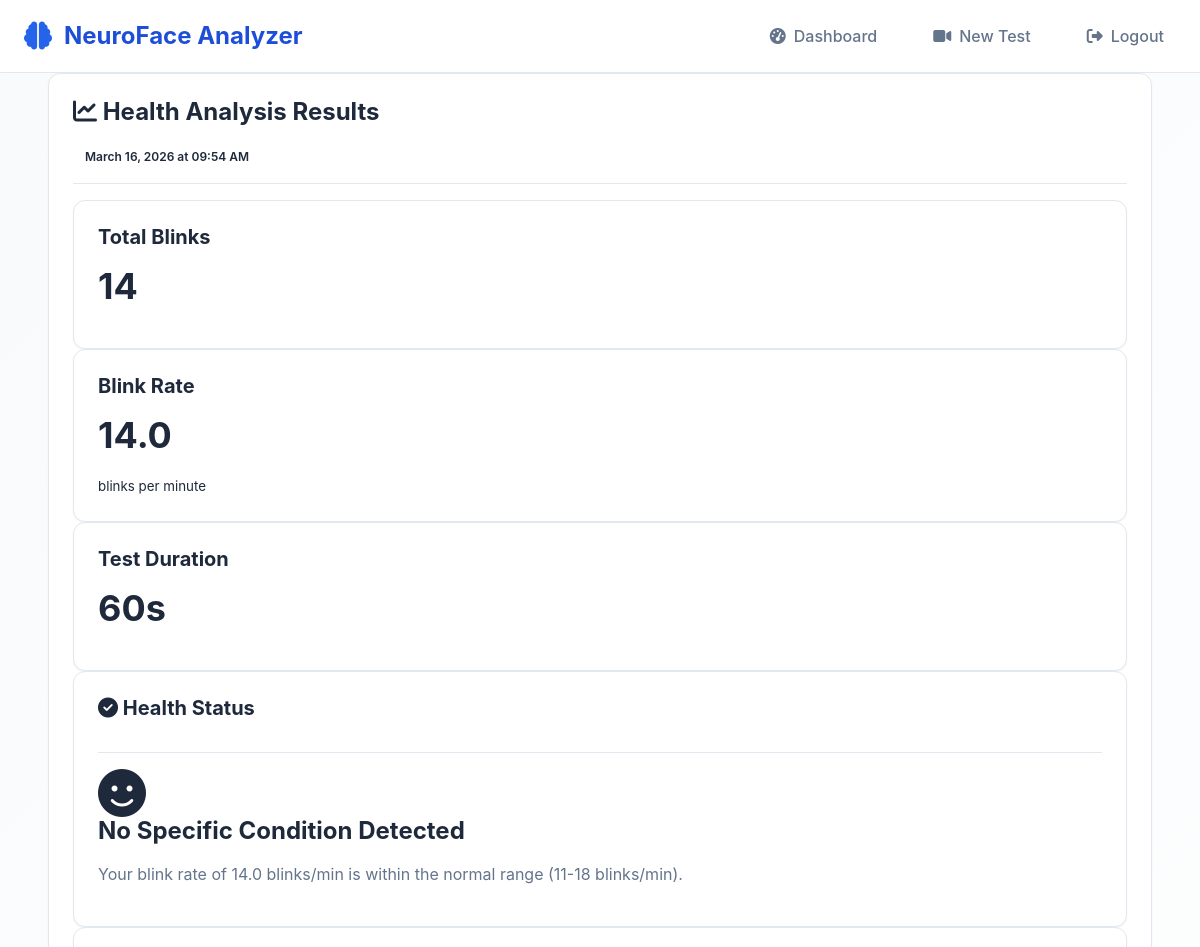
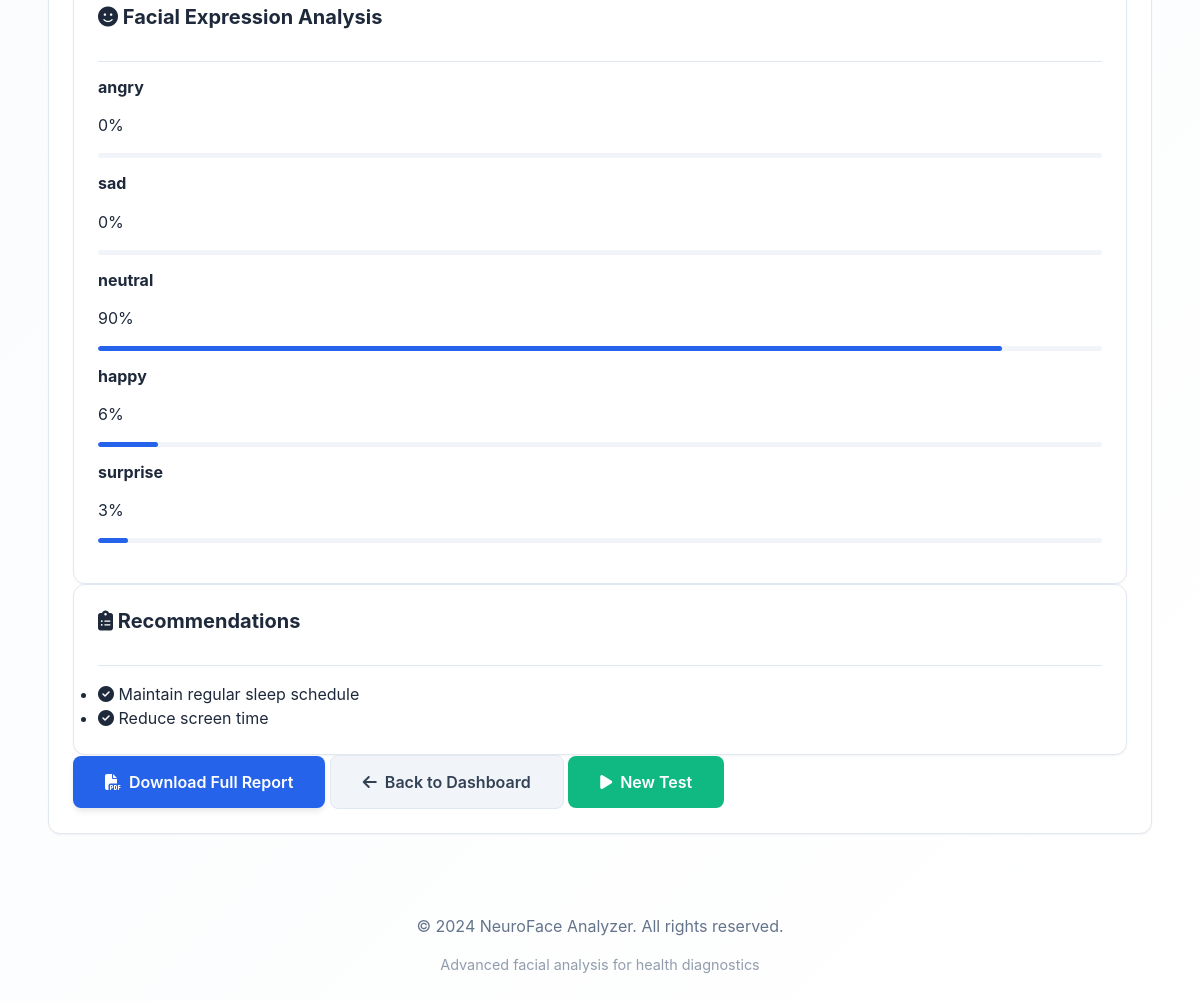
Page /results/1 (signed in) on the committed database (2 pictures, top to bottom).
### models.py (models this page shows)
class TestResult(db.Model):
    __tablename__ = 'test_results'
    id = db.Column(db.Integer, primary_key=True)
    user_id = db.Column(db.Integer, db.ForeignKey('users.id'), nullable=False)
    blink_count = db.Column(db.Integer, default=0)
    blink_rate = db.Column(db.Float, default=0.0)
    micro_expressions = db.Column(db.Text)  # JSON string
    conditions = db.Column(db.Text)  # JSON string
    confidence_scores = db.Column(db.Text)  # JSON string
    recommendations = db.Column(db.Text)  # JSON string
    facial_asymmetry = db.Column(db.Float, default=0.0)
    expression_variability = db.Column(db.Float, default=0.0)
    test_duration = db.Column(db.Integer, default=60)  # seconds
    test_date = db.Column(db.DateTime, default=datetime.utcnow)

### app.py (the view)
@app.route('/results/<int:result_id>')
@login_required
def results(result_id):
    result = TestResult.query.get_or_404(result_id)
    if result.user_id != current_user.id:
        flash('Access denied.', 'danger')
        return redirect(url_for('dashboard'))
    micro_expressions = json.loads(result.micro_expressions) if result.micro_expressions else {}
    conditions = json.loads(result.conditions) if result.conditions else []
    confidence_scores = json.loads(result.confidence_scores) if result.confidence_scores else {}
    recommendations = json.loads(result.recommendations) if result.recommendations else []
    health_conditions = HealthCondition.query.filter_by(test_result_id=result.id).all()
    return render_template('results.html',
                         result=result,
                         micro_expressions=micro_expressions,
                         conditions=conditions,
                         confidence_scores=confidence_scores,
                         recommendations=recommendations,
                         health_conditions=health_conditions)

### app.py (called while the page is built)
@login_manager.user_loader
def load_user(user_id):
    return User.query.get(int(user_id))

@app.template_filter('fromjson')
def fromjson_filter(value):
    try:
        if isinstance(value, str):
            return json.loads(value)
        return value
    except:
        return []

### templates/results.html (shortened to what this page needs)
    {% set expressions = result.micro_expressions|fromjson %}
    {% set conditions = result.conditions|fromjson %}
    {% set recommendations = result.recommendations|fromjson %}
{% extends "base.html" %}
{% block content %}
<div class="container py-4">
    <div class="row">
        <div class="col-12">
            <div class="card shadow-sm">
                <div class="card-header bg-primary text-white d-flex justify-content-between align-items-center">
                    <h4 class="mb-0">
                        <i class="fas fa-chart-line"></i>
                        Health Analysis Results
                    </h4>
                    <span class="badge bg-light text-dark">
                        {{ result.test_date.strftime('%B %d, %Y at %I:%M %p') }}
                    </span>
                </div>
                <div class="card-body">
                    <div class="row mb-4">
                        <div class="col-md-4">
                            <div class="card bg-light">
                                <div class="card-body text-center">
                                    <h5 class="text-muted">Total Blinks</h5>
                                    <h2 class="display-4">{{ result.blink_count }}</h2>
                                </div>
                            </div>
                        </div>
                        <div class="col-md-4">
                            <div class="card bg-light">
                                <div class="card-body text-center">
                                    <h5 class="text-muted">Blink Rate</h5>
                                    <h2 class="display-4">{{ "%.1f"|format(result.blink_rate) }}</h2>
                                    <small class="text-muted">blinks per minute</small>
                                </div>
                            </div>
                        </div>
                        <div class="col-md-4">
                            <div class="card bg-light">
                                <div class="card-body text-center">
                                    <h5 class="text-muted">Test Duration</h5>
                                    <h2 class="display-4">{{ result.test_duration }}s</h2>
                                </div>
                            </div>
                        </div>
                    </div>
                    <div class="row mb-4">
                        <div class="col-12">
                            {% set conditions = result.conditions|fromjson %}
                            {% set confidence_scores = result.confidence_scores|fromjson %}
                            {% if conditions and conditions[0] != 'No specific condition detected' %}
                                {% set primary_condition = conditions[0] %}
                                {% set confidence = confidence_scores.get(primary_condition, 0) %}
                                <div class="card {% if confidence > 70 %}border-danger{% elif confidence > 50 %}border-warning{% else %}border-info{% endif %}">
                                    <div class="card-header {% if confidence > 70 %}bg-danger{% elif confidence > 50 %}bg-warning{% else %}bg-info{% endif %} text-white">
                                        <h5 class="mb-0">
                                            <i class="fas fa-exclamation-triangle"></i>
                                            Primary Health Indicator
                                        </h5>
                                    </div>
                                    <div class="card-body">
                                        <div class="row align-items-center">
                                            <div class="col-md-8">
                                                <h3>{{ primary_condition }}</h3>
                                                <div class="progress mt-3" style="height: 20px;">
                                                    <div class="progress-bar {% if confidence > 70 %}bg-danger{% elif confidence > 50 %}bg-warning{% else %}bg-info{% endif %}"
                                                         style="width: {{ confidence }}%">
                                                        {{ "%.0f"|format(confidence) }}% Confidence
                                                    </div>
                                                </div>
                                            </div>
                                            <div class="col-md-4 text-center">
                                                <div class="display-1">{{ "%.0f"|format(confidence) }}%</div>
                                                <small class="text-muted">Detection Confidence</small>
                                            </div>
                                        </div>
                                    </div>
                                </div>
                            {% else %}
                                <div class="card border-success">
                                    <div class="card-header bg-success text-white">
                                        <h5 class="mb-0">
                                            <i class="fas fa-check-circle"></i>
                                            Health Status
                                        </h5>
                                    </div>
                                    <div class="card-body text-center">
                                        <i class="fas fa-smile text-success" style="font-size: 48px;"></i>
                                        <h4 class="mt-3">No Specific Condition Detected</h4>
                                        <p class="text-muted">Your blink rate of {{ "%.1f"|format(result.blink_rate) }} blinks/min is within the normal range (11-18 blinks/min).</p>
                                    </div>
                                </div>
                            {% endif %}
                        </div>
                    </div>
                    <div class="row mb-4">
                        <div class="col-12">
                            <div class="card">
                                <div class="card-header bg-secondary text-white">
                                    <h5 class="mb-0">
                                        <i class="fas fa-smile"></i>
                                        Facial Expression Analysis
                                    </h5>
                                </div>
                                <div class="card-body">
                                    <div class="row">
                                        {% set expressions = result.micro_expressions|fromjson %}
                                        {% for emotion, value in expressions.items() %}
                                        <div class="col-md-2 col-6 mb-3">
                                            <div class="text-center">
                                                <h6 class="text-capitalize">{{ emotion }}</h6>
                                                <div class="display-6">{{ value }}%</div>
                                                <div class="progress mt-2" style="height: 5px;">
                                                    <div class="progress-bar
                                                        {% if emotion == 'happy' %}bg-success
                                                        {% elif emotion == 'sad' %}bg-info
                                                        {% elif emotion == 'angry' %}bg-danger
                                                        {% elif emotion == 'surprise' %}bg-warning
                                                        {% else %}bg-secondary{% endif %}"
                                                        style="width: {{ value }}%">
                                                    </div>
                                                </div>
                                            </div>
                                        </div>
                                        {% endfor %}
                                    </div>
                                </div>
                            </div>
                        </div>
                    </div>
                    <div class="row mb-4">
                        <div class="col-12">
                            <div class="card">
                                <div class="card-header bg-info text-white">
                                    <h5 class="mb-0">
                                        <i class="fas fa-clipboard-list"></i>
                                        Recommendations
                                    </h5>
                                </div>
                                <div class="card-body">
                                    <ul class="list-group list-group-flush">
                                        {% set recommendations = result.recommendations|fromjson %}
                                        {% for recommendation in recommendations %}
                                        <li class="list-group-item">
                                            <i class="fas fa-check-circle text-success mr-2"></i>
                                            {{ recommendation }}
                                        </li>
                                        {% endfor %}
                                    </ul>
                                </div>
                            </div>
                        </div>
                    </div>
                    <div class="row">
                        <div class="col-12 text-center">
                            <a href="{{ url_for('download_report', result_id=result.id) }}" class="btn btn-primary btn-lg">
                                <i class="fas fa-file-pdf"></i>
                                Download Full Report
                            </a>
                            <a href="{{ url_for('dashboard') }}" class="btn btn-secondary btn-lg ml-2">
                                <i class="fas fa-arrow-left"></i>
                                Back to Dashboard
                            </a>
                            <a href="{{ url_for('start_test') }}" class="btn btn-success btn-lg ml-2">
                                <i class="fas fa-play"></i>
                                New Test
                            </a>
                        </div>
                    </div>
                </div>
            </div>
        </div>
    </div>
</div>
{% endblock %}

### static/css/style.css (style rules this page uses)
:root { --primary-50: #eff6ff; --primary-100: #dbeafe; --primary-200: #bfdbfe; --primary-300: #93c5fd; --primary-400: #60a5fa; --primary-500: #3b82f6; --primary-600: #2563eb; --primary-700: #1d4ed8; --primary-800: #1e40af; --primary-900: #1e3a8a; --secondary-50: #f8fafc; --secondary-100: #f1f5f9; --secondary-200: #e2e8f0; --secondary-300: #cbd5e1; --secondary-400: #94a3b8; --secondary-500: #64748b; --secondary-600: #475569; --secondary-700: #334155; --secondary-800: #1e293b; --secondary-900: #0f172a; --accent-success: #10b981; --accent-warning: #f59e0b; --accent-danger: #ef4444; --accent-info: #3b82f6; --bg-primary: #ffffff; --bg-secondary: #f8fafc; --bg-tertiary: #f1f5f9; --text-primary: #1e293b; --text-secondary: #64748b; --text-tertiary: #94a3b8; --border-color: #e2e8f0; --shadow-sm: 0 1px 2px 0 rgb(0 0 0 / 0.05); --shadow-md: 0 4px 6px -1px rgb(0 0 0 / 0.1); --shadow-lg: 0 10px 15px -3px rgb(0 0 0 / 0.1); --shadow-xl: 0 20px 25px -5px rgb(0 0 0 / 0.1); --radius-sm: 0.375rem; --radius-md: 0.5rem; --radius-lg: 0.75rem; --radius-xl: 1rem; --radius-full: 9999px; --transition-fast: 150ms cubic-bezier(0.4, 0, 0.2, 1); --transition-normal: 300ms cubic-bezier(0.4, 0, 0.2, 1); --transition-slow: 500ms cubic-bezier(0.4, 0, 0.2, 1); }
* { margin: 0; padding: 0; box-sizing: border-box; }
html { font-size: 16px; scroll-behavior: smooth; }
body { font-family: 'Inter', -apple-system, BlinkMacSystemFont, 'Segoe UI', Roboto, Oxygen, Ubuntu, Cantarell, sans-serif; line-height: 1.5; color: var(--text-primary); background: linear-gradient(135deg, var(--bg-secondary) 0%, var(--bg-primary) 100%); min-height: 100vh; overflow-x: hidden; }
h1, h2, h3, h4, h5, h6 { font-weight: 700; line-height: 1.2; color: var(--text-primary); margin-bottom: 1rem; }
h2 { font-size: 2.25rem; }
h4 { font-size: 1.5rem; }
h5 { font-size: 1.25rem; }
h6 { font-size: 1rem; }
p { margin-bottom: 1rem; color: var(--text-secondary); }
a { color: var(--primary-600); text-decoration: none; transition: color var(--transition-fast); }
.container { width: 100%; max-width: 1200px; margin: 0 auto; padding: 0 1.5rem; }
.btn { display: inline-flex; align-items: center; justify-content: center; gap: 0.5rem; padding: 0.75rem 1.5rem; font-weight: 600; font-size: 0.875rem; line-height: 1.25rem; border: none; border-radius: var(--radius-md); cursor: pointer; transition: all var(--transition-fast); text-decoration: none; user-select: none; }
.btn i { font-size: 1rem; }
.btn-primary { background: var(--primary-600); color: white; box-shadow: var(--shadow-md); }
.btn-secondary { background: var(--secondary-100); color: var(--secondary-700); border: 1px solid var(--border-color); }
.btn-success { background: var(--accent-success); color: white; }
.btn-lg { padding: 1rem 2rem; font-size: 1rem; }
.card { background: var(--bg-primary); border: 1px solid var(--border-color); border-radius: var(--radius-lg); padding: 1.5rem; box-shadow: var(--shadow-sm); transition: all var(--transition-normal); }
.card-header { padding-bottom: 1rem; margin-bottom: 1rem; border-bottom: 1px solid var(--border-color); }
.card-body { padding: 0; }
.progress { height: 0.5rem; background: var(--bg-tertiary); border-radius: var(--radius-full); overflow: hidden; margin: 1rem 0; }
.progress-bar { height: 100%; background: var(--primary-600); border-radius: var(--radius-full); transition: width var(--transition-slow); }
.badge { display: inline-block; padding: 0.25rem 0.75rem; font-size: 0.75rem; font-weight: 600; line-height: 1; text-align: center; white-space: nowrap; vertical-align: baseline; border-radius: var(--radius-full); }

### rows in the picture
TestResult: test_date "March 16, 2026 at 09:54 AM", blink_count "14", blink_rate "14.0", test_duration "60"

### other values in the picture
{{ emotion }} "angry" "sad" "neutral" "happy" "surprise"
{{ value }} "0" "0" "90" "6" "3"
{{ recommendation }} "Maintain regular sleep schedule" "Reduce screen time"
